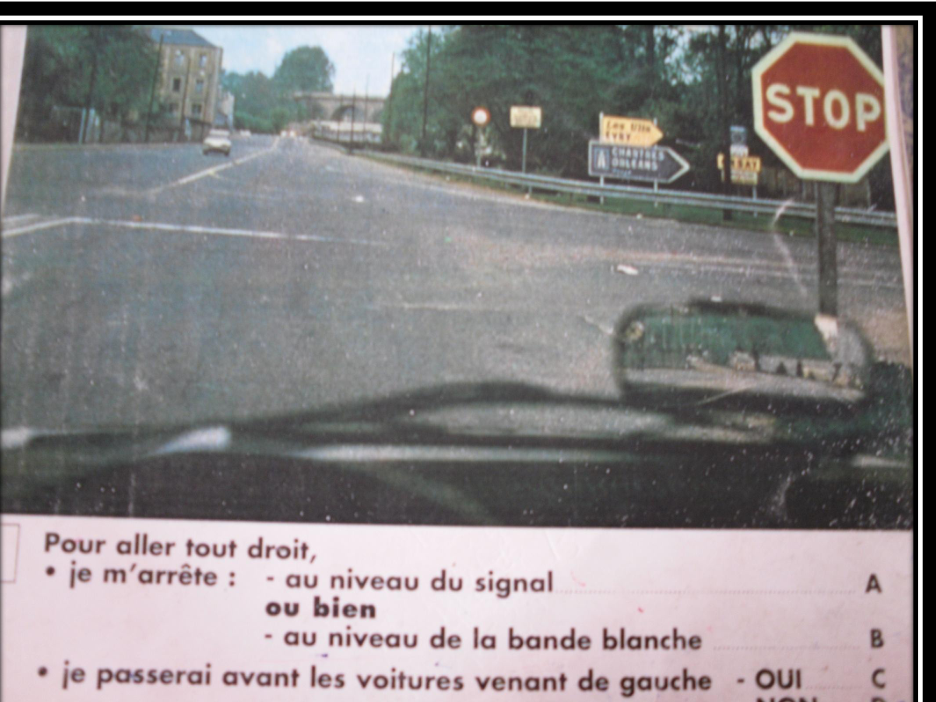
#> input picture pages_tmp/D1_p2.png, 936 x 702 px; its folder holds only this picture in this run
$ python -i extract-signs-from-slides.py   (imports and definitions only)
#> lines starting #> are read from the running program, lines starting #| are printed output that depends on the picture; after the words box and inside, x2 and y2 are one past the last pixel; in counts of white or black regions, pixels touching at a corner belong together
import os
import cv2
import numpy as np
from pathlib import Path

SLIDES_DIR = Path("doc/export/slides")
OUTPUT_DIR = Path("doc/export/panneaux")
# [1 line not run here, left out]

def detect_and_crop_signs(image_path, output_prefix):
#> called with image_path = '../pages_tmp/D1_p2.png', output_prefix = 'out.png'
    img = cv2.imread(str(image_path))
#> img is the input picture: shape (702, 936, 3); mean B, G, R 133.2, 132.4, 136.7
    if img is None:
        return []

    gray = cv2.cvtColor(img, cv2.COLOR_BGR2GRAY)
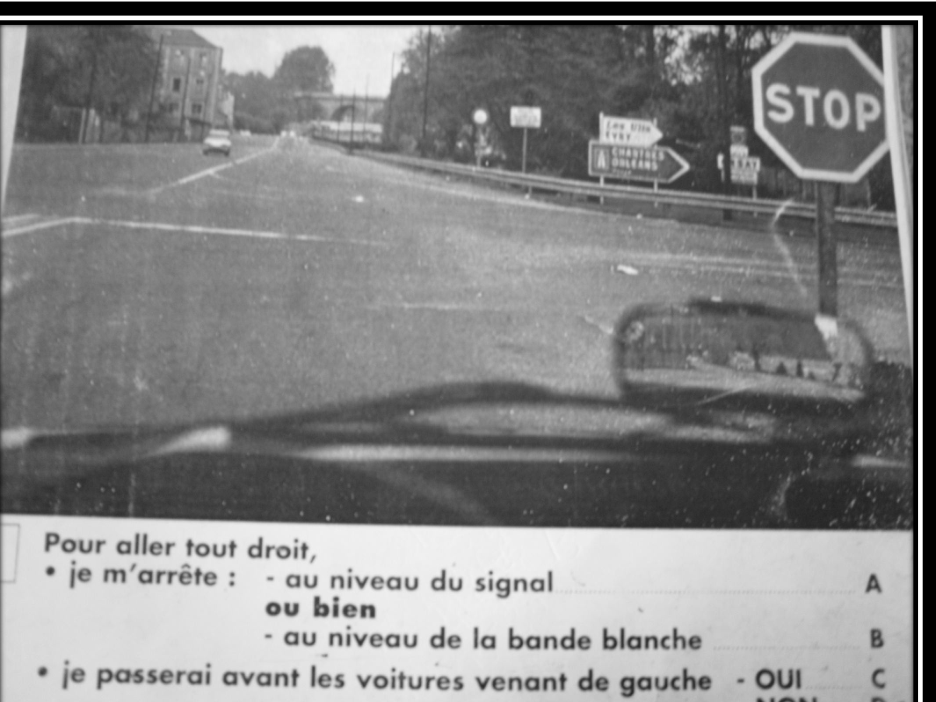
#> gray: shape (702, 936); min 0, max 255, mean 133.8

    blurred = cv2.GaussianBlur(gray, (5, 5), 0)
    edges = cv2.Canny(blurred, 50, 150)
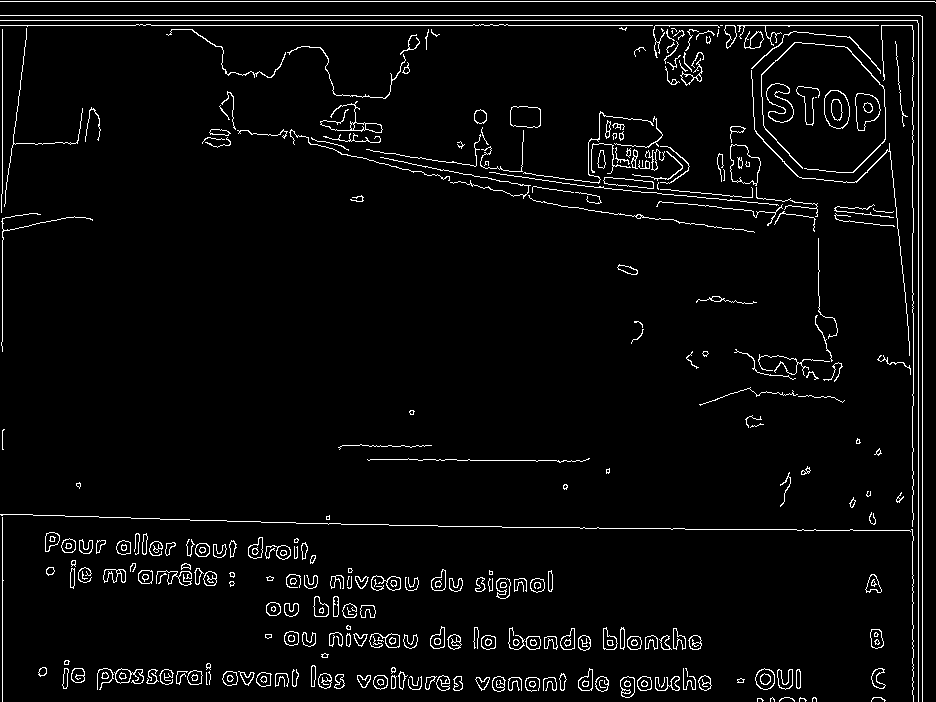
#> edges: shape (702, 936); 3.9% white in thin lines or dots
    kernel = np.ones((3,3), np.uint8)
    dilated = cv2.dilate(edges, kernel, iterations=2)
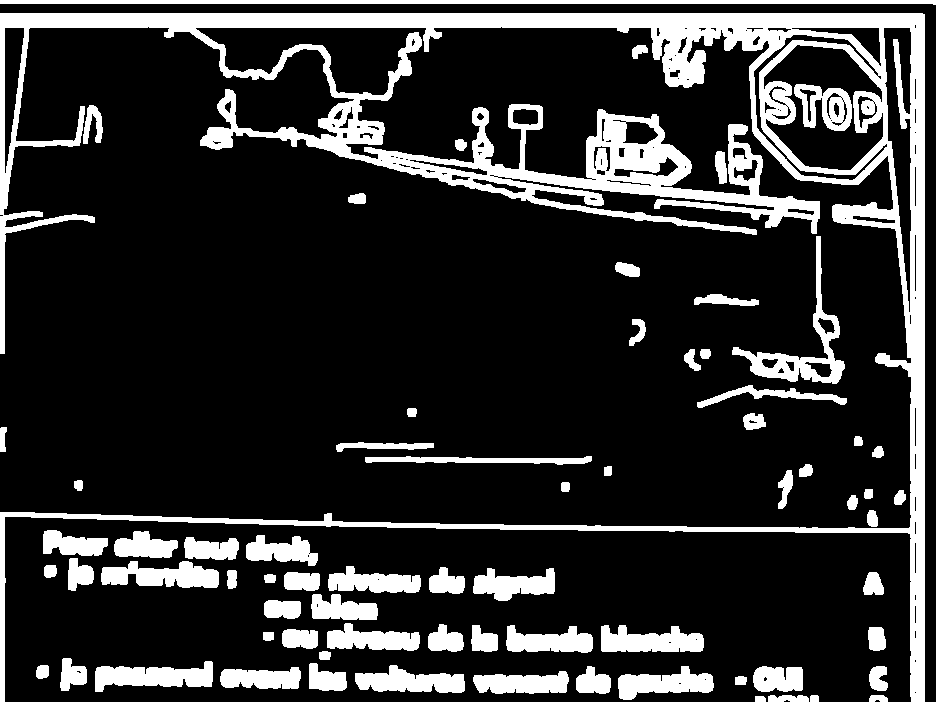
#> dilated: shape (702, 936); 18.5% white; 72 white regions, largest, box (x1, y1, x2, y2) and area: (0, 13, 925, 702) 70230, (0, 0, 936, 5) 3747, (732, 236, 845, 384) 2863
    eroded = cv2.erode(dilated, kernel, iterations=1)
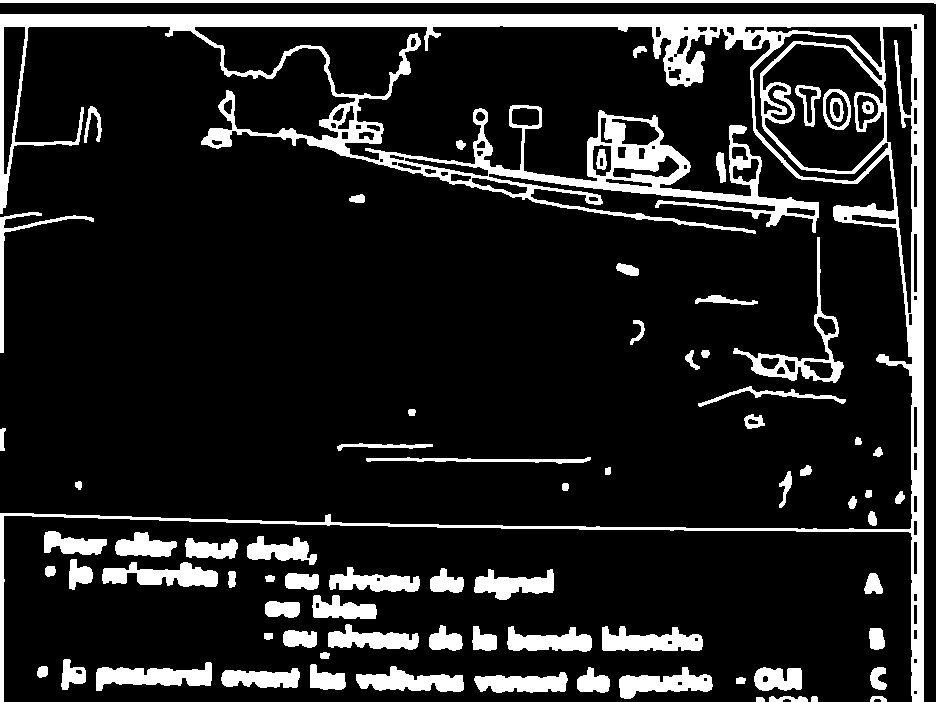
#> eroded: shape (702, 936); 13.9% white; 77 white regions

    contours, _ = cv2.findContours(eroded, cv2.RETR_EXTERNAL, cv2.CHAIN_APPROX_SIMPLE)
#> contours = 72 contours; largest, box (x1, y1, x2, y2) and area: (0, 14, 924, 702) 73048, (733, 237, 844, 383) 2482, (0, 0, 936, 4) 1872, (96, 662, 212, 691) 1735, (102, 562, 218, 587) 1604

    signs = []
    min_area = 5000
    max_area = img.shape[0] * img.shape[1] * 0.4
#> max_area = 262828.8

    for cnt in contours:
        area = cv2.contourArea(cnt)
        if area < min_area or area > max_area:
            continue

        x, y, w, h = cv2.boundingRect(cnt)

        sign_img = img[y:y+h, x:x+w]

        pad = 10
        y1 = max(0, y - pad)
        y2 = min(img.shape[0], y + h + pad)
        x1 = max(0, x - pad)
        x2 = min(img.shape[1], x + w + pad)
        sign_crop = img[y1:y2, x1:x2]

        h_ratio = sign_crop.shape[0] / sign_crop.shape[1]
        if h_ratio < 0.3 or h_ratio > 3.0:
            continue

        signs.append(sign_crop)
#> this loop made 72 passes
#> area on passes 1 to 12: 30, 50.5, 29, 127.5, 46.5, 1270, 1063, 232, 868, 1460, 516.5, 1511
#> after the loop, signs = 1 item

    signs.sort(key=lambda s: -s.shape[0] * s.shape[1])

    saved = []
    for i, sign in enumerate(signs[:5]):
        out_path = OUTPUT_DIR / f"{output_prefix}_sign{i+1}.png"
        cv2.imwrite(str(out_path), sign)
        saved.append(str(out_path))
#> this loop made 1 pass
#> pass 1, in detect_and_crop_signs, `cv2.imwrite(str(out_path), sign)`:
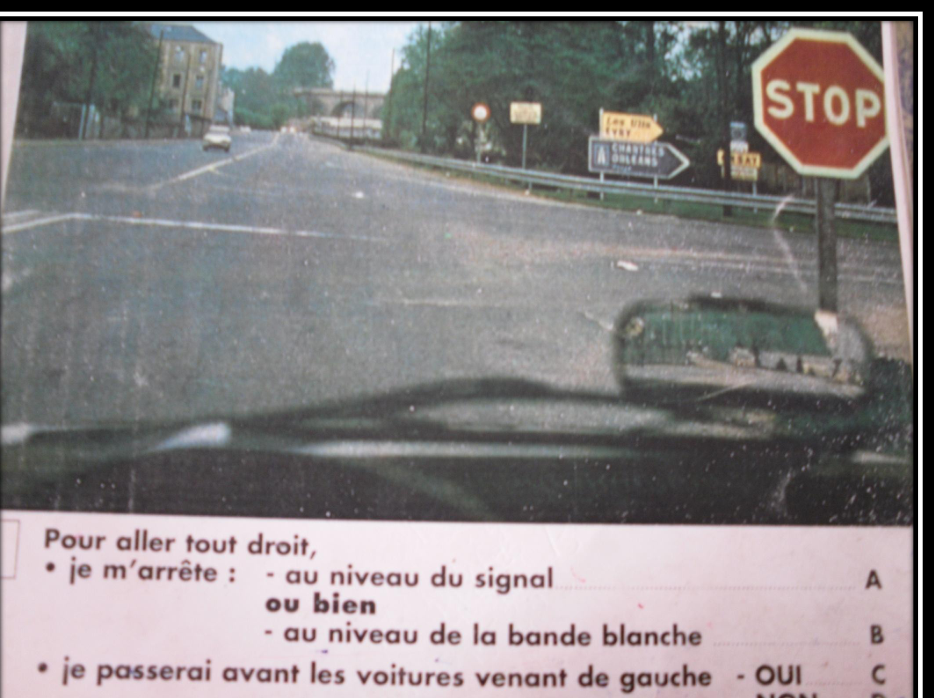
#> saved as out.png_sign1.png: shape (698, 934, 3); mean B, G, R 133.7, 132.9, 137.2
#> after the loop, saved = ['doc/export/panneaux/out.png_sign1.png']

    return saved

# [1 line that did not run here, left out]
total_signs = 0

# [11 lines not run here, left out]

>>> result = detect_and_crop_signs('../pages_tmp/D1_p2.png', 'out.png')
#> result = ['doc/export/panneaux/out.png_sign1.png']

$ run again, on pages_tmp/D1_p3.png
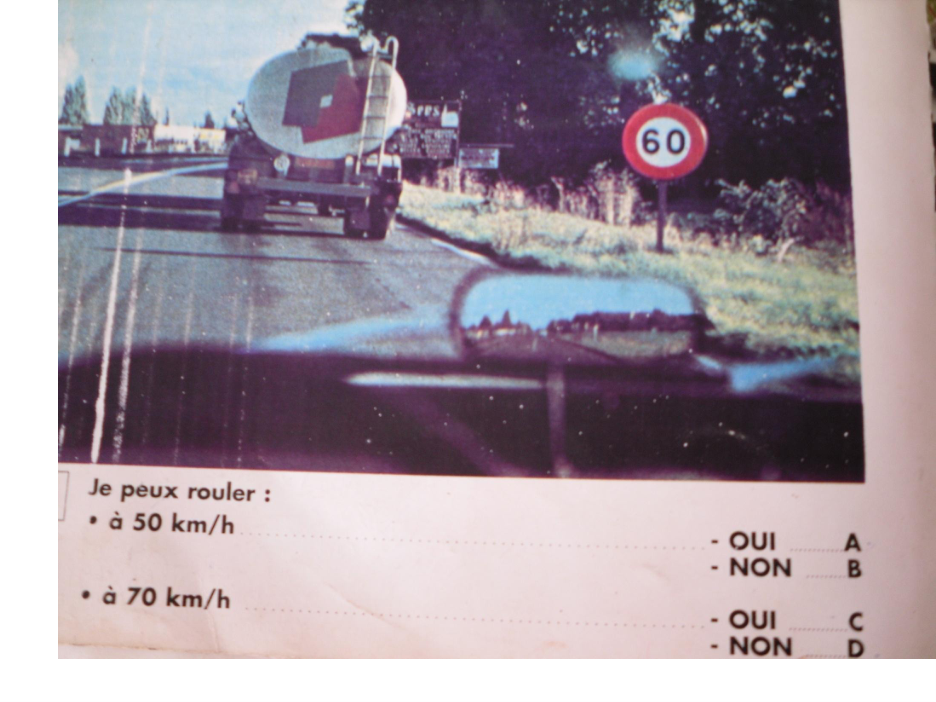
#> input picture pages_tmp/D1_p3.png, 936 x 702 px
#> in detect_and_crop_signs, img is the input picture: shape (702, 936, 3); mean B, G, R 157.3, 147.9, 160
#> in detect_and_crop_signs, `edges = cv2.Canny(blurred, 50, 150)`:
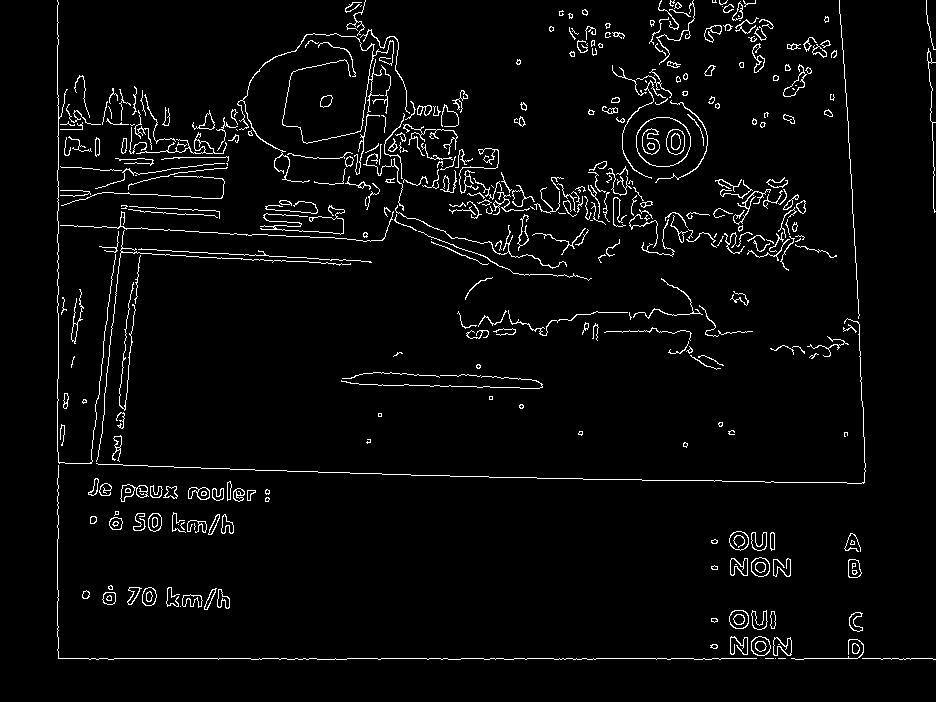
#> edges: shape (702, 936); 3.6% white in thin lines or dots, all inside (x1, y1, x2, y2) = (57, 0, 936, 660)
#> dilated: shape (702, 936); 17.4% white; 73 white regions, largest, box (x1, y1, x2, y2) and area: (55, 0, 936, 662) 79229, (455, 276, 755, 341) 3491, (702, 0, 776, 75) 2254
#> eroded: shape (702, 936); 12.4% white; 75 white regions
#> contours = 70 contours; largest, box (x1, y1, x2, y2) and area: (56, 0, 936, 661) 99770, (340, 371, 544, 390) 2474, (635, 116, 692, 168) 2363, (456, 277, 754, 340) 2112, (703, 0, 775, 74) 1666
#> the loop in detect_and_crop_signs, `for cnt in contours:` made 70 passes
#> area on passes 1 to 8: 49, 42.5, 219, 810, 78.5, 940.5, 480.5, 229.5
#> after the loop in detect_and_crop_signs, `for cnt in contours:`: signs = 1 item
#> the loop in detect_and_crop_signs, `for i, sign in enumerate(signs[:5]):` made 1 pass
#> pass 1, in detect_and_crop_signs, `cv2.imwrite(str(out_path), sign)`:
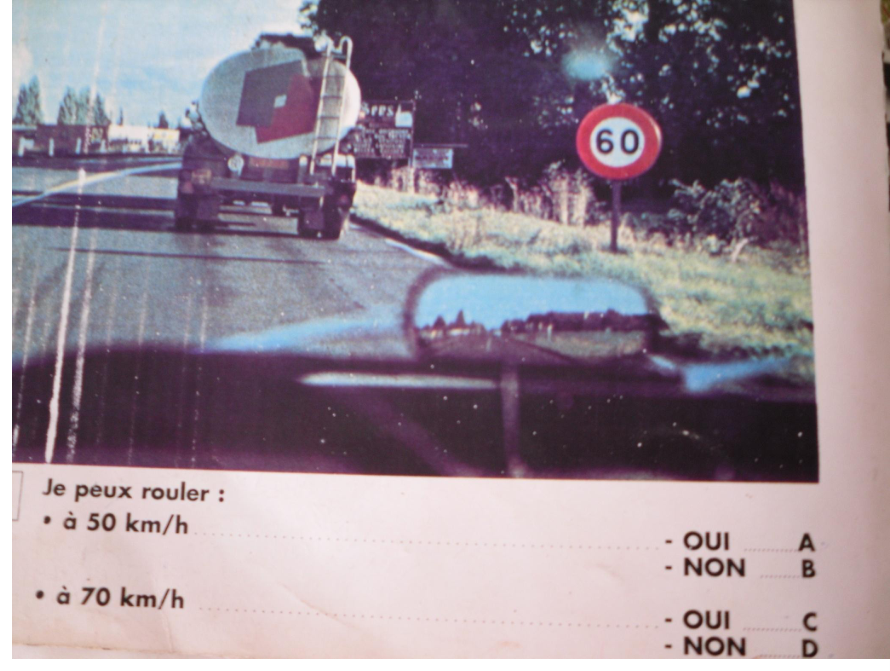
#> saved as out.png_sign1.png: shape (671, 890, 3); mean B, G, R 147.5, 137.1, 150.5
#> after the loop in detect_and_crop_signs, `for i, sign in enumerate(signs[:5]):`: saved = ['doc/export/panneaux/out.png_sign1.png']
